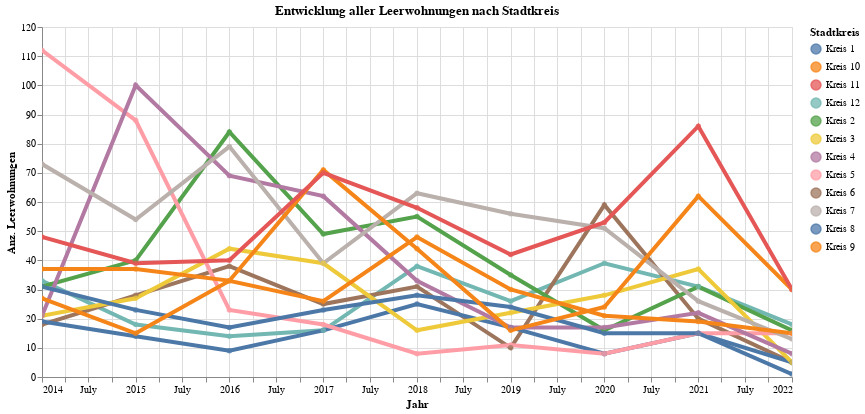

The cell this chart's notebook holds for it:
### Code cell
myTitle="Entwicklung aller Leerwohnungen nach Stadtkreis"

highlight = alt.selection(type='single', on='mouseover',
                          fields=['ProjStatus'], nearest=True)
#x='date:StichtagDatJahr',
base = alt.Chart(myAgg.reset_index().query('sum_AnzWhgLeer > 0'), title=myTitle).encode(
    x=alt.X('StichtagDatJahr', axis=alt.Axis(title='Jahr'))# , axis=alt.Axis(format='%', title='percentage')
    , y=alt.X('sum_AnzWhgLeer', axis=alt.Axis(title='Anz. Leerwohnungen'))
    , color=alt.Color('KreisLang', legend=alt.Legend(title="Stadtkreis", orient="right"))  
    , tooltip=['StichtagDatJahr', 'KreisSort', 'KreisLang','sum_AnzWhgLeer']    
)
points = base.mark_circle().encode(
    opacity=alt.value(0.75)
).add_selection(
    highlight
).properties(
    width=750 , height=350
)
lines = base.mark_line().encode(
    size=alt.condition(~highlight, alt.value(0.9), alt.value(4))
).interactive()

lines + points

### Figure 1 — Vega-Lite specification as saved in the notebook (floating-point values rounded to 4 significant figures)
{"config": {"view": {"continuousWidth": 400, "continuousHeight": 300}}, "layer": [{"mark": "line", "encoding": {"color": {"type": "nominal", "field": "KreisLang", "legend": {"orient": "right", "title": "Stadtkreis"}}, "size": {"condition": {"value": 0.9, "selection": {"not": "selector007"}}, "value": 4}, "tooltip": [{"type": "temporal", "field": "StichtagDatJahr"}, {"type": "quantitative", "field": "KreisSort"}, {"type": "nominal", "field": "KreisLang"}, {"type": "quantitative", "field": "sum_AnzWhgLeer"}], "x": {"type": "temporal", "axis": {"title": "Jahr"}, "field": "StichtagDatJahr"}, "y": {"type": "quantitative", "axis": {"title": "Anz. Leerwohnungen"}, "field": "sum_AnzWhgLeer"}}, "selection": {"selector008": {"type": "interval", "bind": "scales", "encodings": ["x", "y"]}}, "title": "Entwicklung aller Leerwohnungen nach Stadtkreis"}, {"mark": "circle", "encoding": {"color": {"type": "nominal", "field": "KreisLang", "legend": {"orient": "right", "title": "Stadtkreis"}}, "opacity": {"value": 0.75}, "tooltip": [{"type": "temporal", "field": "StichtagDatJahr"}, {"type": "quantitative", "field": "KreisSort"}, {"type": "nominal", "field": "KreisLang"}, {"type": "quantitative", "field": "sum_AnzWhgLeer"}], "x": {"type": "temporal", "axis": {"title": "Jahr"}, "field": "StichtagDatJahr"}, "y": {"type": "quantitative", "axis": {"title": "Anz. Leerwohnungen"}, "field": "sum_AnzWhgLeer"}}, "height": 350, "selection": {"selector007": {"type": "single", "on": "mouseover", "fields": ["ProjStatus"], "nearest": true}}, "title": "Entwicklung aller Leerwohnungen nach Stadtkreis", "width": 750}], "data": {"name": "data-02bc7577797e117c6e505552ff57e761"}, "$schema": "https://vega.github.io/schema/vega-lite/v4.8.1.json", "datasets": {"data-02bc7577797e117c6e505552ff57e761": [{"StichtagDatJahr": "2022-01-01T00:00:00", "StichtagDatJahr_str": "2022-06-01", "KreisSort": 12, "KreisLang": "Kreis 12", "sum_AnzWhgLeer": 18}, {"StichtagDatJahr": "2022-01-01T00:00:00", "StichtagDatJahr_str": "2022-06-01", "KreisSort": 6, "KreisLang": "Kreis 6", "sum_AnzWhgLeer": 5}, {"StichtagDatJahr": "2022-01-01T00:00:00", "StichtagDatJahr_str": "2022-06-01", "KreisSort": 1, "KreisLang": "Kreis 1", "sum_AnzWhgLeer": 5}, {"StichtagDatJahr": "2022-01-01T00:00:00", "StichtagDatJahr_str": "2022-06-01", "KreisSort": 2, "KreisLang": "Kreis 2", "sum_AnzWhgLeer": 16}, {"StichtagDatJahr": "2022-01-01T00:00:00", "StichtagDatJahr_str": "2022-06-01", "KreisSort": 3, "KreisLang": "Kreis 3", "sum_AnzWhgLeer": 5}, {"StichtagDatJahr": "2022-01-01T00:00:00", "StichtagDatJahr_str": "2022-06-01", "KreisSort": 5, "KreisLang": "Kreis 5", "sum_AnzWhgLeer": 15}, {"StichtagDatJahr": "2022-01-01T00:00:00", "StichtagDatJahr_str": "2022-06-01", "KreisSort": 4, "KreisLang": "Kreis 4", "sum_AnzWhgLeer": 8}, {"StichtagDatJahr": "2022-01-01T00:00:00", "StichtagDatJahr_str": "2022-06-01", "KreisSort": 7, "KreisLang": "Kreis 7", "sum_AnzWhgLeer": 13}, {"StichtagDatJahr": "2022-01-01T00:00:00", "StichtagDatJahr_str": "2022-06-01", "KreisSort": 8, "KreisLang": "Kreis 8", "sum_AnzWhgLeer": 1}, {"StichtagDatJahr": "2022-01-01T00:00:00", "StichtagDatJahr_str": "2022-06-01", "KreisSort": 9, "KreisLang": "Kreis 9", "sum_AnzWhgLeer": 30}, {"StichtagDatJahr": "2022-01-01T00:00:00", "StichtagDatJahr_str": "2022-06-01", "KreisSort": 10, "KreisLang": "Kreis 10", "sum_AnzWhgLeer": 15}, {"StichtagDatJahr": "2022-01-01T00:00:00", "StichtagDatJahr_str": "2022-06-01", "KreisSort": 11, "KreisLang": "Kreis 11", "sum_AnzWhgLeer": 30}, {"StichtagDatJahr": "2021-01-01T00:00:00", "StichtagDatJahr_str": "2021-06-01", "KreisSort": 6, "KreisLang": "Kreis 6", "sum_AnzWhgLeer": 20}, {"StichtagDatJahr": "2021-01-01T00:00:00", "StichtagDatJahr_str": "2021-06-01", "KreisSort": 1, "KreisLang": "Kreis 1", "sum_AnzWhgLeer": 15}, {"StichtagDatJahr": "2021-01-01T00:00:00", "StichtagDatJahr_str": "2021-06-01", "KreisSort": 2, "KreisLang": "Kreis 2", "sum_AnzWhgLeer": 31}, {"StichtagDatJahr": "2021-01-01T00:00:00", "StichtagDatJahr_str": "2021-06-01", "KreisSort": 3, "KreisLang": "Kreis 3", "sum_AnzWhgLeer": 37}, {"StichtagDatJahr": "2021-01-01T00:00:00", "StichtagDatJahr_str": "2021-06-01", "KreisSort": 4, "KreisLang": "Kreis 4", "sum_AnzWhgLeer": 22}, {"StichtagDatJahr": "2021-01-01T00:00:00", "StichtagDatJahr_str": "2021-06-01", "KreisSort": 5, "KreisLang": "Kreis 5", "sum_AnzWhgLeer": 15}, {"StichtagDatJahr": "2021-01-01T00:00:00", "StichtagDatJahr_str": "2021-06-01", "KreisSort": 10, "KreisLang": "Kreis 10", "sum_AnzWhgLeer": 19}, {"StichtagDatJahr": "2021-01-01T00:00:00", "StichtagDatJahr_str": "2021-06-01", "KreisSort": 7, "KreisLang": "Kreis 7", "sum_AnzWhgLeer": 26}, {"StichtagDatJahr": "2021-01-01T00:00:00", "StichtagDatJahr_str": "2021-06-01", "KreisSort": 8, "KreisLang": "Kreis 8", "sum_AnzWhgLeer": 15}, {"StichtagDatJahr": "2021-01-01T00:00:00", "StichtagDatJahr_str": "2021-06-01", "KreisSort": 9, "KreisLang": "Kreis 9", "sum_AnzWhgLeer": 62}, {"StichtagDatJahr": "2021-01-01T00:00:00", "StichtagDatJahr_str": "2021-06-01", "KreisSort": 11, "KreisLang": "Kreis 11", "sum_AnzWhgLeer": 86}, {"StichtagDatJahr": "2021-01-01T00:00:00", "StichtagDatJahr_str": "2021-06-01", "KreisSort": 12, "KreisLang": "Kreis 12", "sum_AnzWhgLeer": 31}, {"StichtagDatJahr": "2020-01-01T00:00:00", "StichtagDatJahr_str": "2020-06-01", "KreisSort": 6, "KreisLang": "Kreis 6", "sum_AnzWhgLeer": 59}, {"StichtagDatJahr": "2020-01-01T00:00:00", "StichtagDatJahr_str": "2020-06-01", "KreisSort": 1, "KreisLang": "Kreis 1", "sum_AnzWhgLeer": 8}, {"StichtagDatJahr": "2020-01-01T00:00:00", "StichtagDatJahr_str": "2020-06-01", "KreisSort": 2, "KreisLang": "Kreis 2", "sum_AnzWhgLeer": 16}, {"StichtagDatJahr": "2020-01-01T00:00:00", "StichtagDatJahr_str": "2020-06-01", "KreisSort": 3, "KreisLang": "Kreis 3", "sum_AnzWhgLeer": 28}, {"StichtagDatJahr": "2020-01-01T00:00:00", "StichtagDatJahr_str": "2020-06-01", "KreisSort": 4, "KreisLang": "Kreis 4", "sum_AnzWhgLeer": 17}, {"StichtagDatJahr": "2020-01-01T00:00:00", "StichtagDatJahr_str": "2020-06-01", "KreisSort": 5, "KreisLang": "Kreis 5", "sum_AnzWhgLeer": 8}, {"StichtagDatJahr": "2020-01-01T00:00:00", "StichtagDatJahr_str": "2020-06-01", "KreisSort": 11, "KreisLang": "Kreis 11", "sum_AnzWhgLeer": 53}, {"StichtagDatJahr": "2020-01-01T00:00:00", "StichtagDatJahr_str": "2020-06-01", "KreisSort": 7, "KreisLang": "Kreis 7", "sum_AnzWhgLeer": 51}, {"StichtagDatJahr": "2020-01-01T00:00:00", "StichtagDatJahr_str": "2020-06-01", "KreisSort": 8, "KreisLang": "Kreis 8", "sum_AnzWhgLeer": 15}, {"StichtagDatJahr": "2020-01-01T00:00:00", "StichtagDatJahr_str": "2020-06-01", "KreisSort": 9, "KreisLang": "Kreis 9", "sum_AnzWhgLeer": 24}, {"StichtagDatJahr": "2020-01-01T00:00:00", "StichtagDatJahr_str": "2020-06-01", "KreisSort": 10, "KreisLang": "Kreis 10", "sum_AnzWhgLeer": 21}, {"StichtagDatJahr": "2020-01-01T00:00:00", "StichtagDatJahr_str": "2020-06-01", "KreisSort": 12, "KreisLang": "Kreis 12", "sum_AnzWhgLeer": 39}, {"StichtagDatJahr": "2019-01-01T00:00:00", "StichtagDatJahr_str": "2019-06-01", "KreisSort": 1, "KreisLang": "Kreis 1", "sum_AnzWhgLeer": 17}, {"StichtagDatJahr": "2019-01-01T00:00:00", "StichtagDatJahr_str": "2019-06-01", "KreisSort": 2, "KreisLang": "Kreis 2", "sum_AnzWhgLeer": 35}, {"StichtagDatJahr": "2019-01-01T00:00:00", "StichtagDatJahr_str": "2019-06-01", "KreisSort": 3, "KreisLang": "Kreis 3", "sum_AnzWhgLeer": 22}, {"StichtagDatJahr": "2019-01-01T00:00:00", "StichtagDatJahr_str": "2019-06-01", "KreisSort": 4, "KreisLang": "Kreis 4", "sum_AnzWhgLeer": 17}, {"StichtagDatJahr": "2019-01-01T00:00:00", "StichtagDatJahr_str": "2019-06-01", "KreisSort": 5, "KreisLang": "Kreis 5", "sum_AnzWhgLeer": 11}, {"StichtagDatJahr": "2019-01-01T00:00:00", "StichtagDatJahr_str": "2019-06-01", "KreisSort": 6, "KreisLang": "Kreis 6", "sum_AnzWhgLeer": 10}, {"StichtagDatJahr": "2019-01-01T00:00:00", "StichtagDatJahr_str": "2019-06-01", "KreisSort": 7, "KreisLang": "Kreis 7", "sum_AnzWhgLeer": 56}, {"StichtagDatJahr": "2019-01-01T00:00:00", "StichtagDatJahr_str": "2019-06-01", "KreisSort": 8, "KreisLang": "Kreis 8", "sum_AnzWhgLeer": 24}, {"StichtagDatJahr": "2019-01-01T00:00:00", "StichtagDatJahr_str": "2019-06-01", "KreisSort": 9, "KreisLang": "Kreis 9", "sum_AnzWhgLeer": 16}, {"StichtagDatJahr": "2019-01-01T00:00:00", "StichtagDatJahr_str": "2019-06-01", "KreisSort": 10, "KreisLang": "Kreis 10", "sum_AnzWhgLeer": 30}, {"StichtagDatJahr": "2019-01-01T00:00:00", "StichtagDatJahr_str": "2019-06-01", "KreisSort": 11, "KreisLang": "Kreis 11", "sum_AnzWhgLeer": 42}, {"StichtagDatJahr": "2019-01-01T00:00:00", "StichtagDatJahr_str": "2019-06-01", "KreisSort": 12, "KreisLang": "Kreis 12", "sum_AnzWhgLeer": 26}, {"StichtagDatJahr": "2018-01-01T00:00:00", "StichtagDatJahr_str": "2018-06-01", "KreisSort": 8, "KreisLang": "Kreis 8", "sum_AnzWhgLeer": 28}, {"StichtagDatJahr": "2018-01-01T00:00:00", "StichtagDatJahr_str": "2018-06-01", "KreisSort": 12, "KreisLang": "Kreis 12", "sum_AnzWhgLeer": 38}, {"StichtagDatJahr": "2018-01-01T00:00:00", "StichtagDatJahr_str": "2018-06-01", "KreisSort": 11, "KreisLang": "Kreis 11", "sum_AnzWhgLeer": 58}, {"StichtagDatJahr": "2018-01-01T00:00:00", "StichtagDatJahr_str": "2018-06-01", "KreisSort": 10, "KreisLang": "Kreis 10", "sum_AnzWhgLeer": 48}, {"StichtagDatJahr": "2018-01-01T00:00:00", "StichtagDatJahr_str": "2018-06-01", "KreisSort": 9, "KreisLang": "Kreis 9", "sum_AnzWhgLeer": 44}, {"StichtagDatJahr": "2018-01-01T00:00:00", "StichtagDatJahr_str": "2018-06-01", "KreisSort": 7, "KreisLang": "Kreis 7", "sum_AnzWhgLeer": 63}, {"StichtagDatJahr": "2018-01-01T00:00:00", "StichtagDatJahr_str": "2018-06-01", "KreisSort": 5, "KreisLang": "Kreis 5", "sum_AnzWhgLeer": 8}, {"StichtagDatJahr": "2018-01-01T00:00:00", "StichtagDatJahr_str": "2018-06-01", "KreisSort": 4, "KreisLang": "Kreis 4", "sum_AnzWhgLeer": 33}, {"StichtagDatJahr": "2018-01-01T00:00:00", "StichtagDatJahr_str": "2018-06-01", "KreisSort": 3, "KreisLang": "Kreis 3", "sum_AnzWhgLeer": 16}, {"StichtagDatJahr": "2018-01-01T00:00:00", "StichtagDatJahr_str": "2018-06-01", "KreisSort": 2, "KreisLang": "Kreis 2", "sum_AnzWhgLeer": 55}, {"StichtagDatJahr": "2018-01-01T00:00:00", "StichtagDatJahr_str": "2018-06-01", "KreisSort": 1, "KreisLang": "Kreis 1", "sum_AnzWhgLeer": 25}, {"StichtagDatJahr": "2018-01-01T00:00:00", "StichtagDatJahr_str": "2018-06-01", "KreisSort": 6, "KreisLang": "Kreis 6", "sum_AnzWhgLeer": 31}, {"StichtagDatJahr": "2017-01-01T00:00:00", "StichtagDatJahr_str": "2017-06-01", "KreisSort": 7, "KreisLang": "Kreis 7", "sum_AnzWhgLeer": 39}, {"StichtagDatJahr": "2017-01-01T00:00:00", "StichtagDatJahr_str": "2017-06-01", "KreisSort": 6, "KreisLang": "Kreis 6", "sum_AnzWhgLeer": 25}, {"StichtagDatJahr": "2017-01-01T00:00:00", "StichtagDatJahr_str": "2017-06-01", "KreisSort": 1, "KreisLang": "Kreis 1", "sum_AnzWhgLeer": 16}, {"StichtagDatJahr": "2017-01-01T00:00:00", "StichtagDatJahr_str": "2017-06-01", "KreisSort": 2, "KreisLang": "Kreis 2", "sum_AnzWhgLeer": 49}, {"StichtagDatJahr": "2017-01-01T00:00:00", "StichtagDatJahr_str": "2017-06-01", "KreisSort": 3, "KreisLang": "Kreis 3", "sum_AnzWhgLeer": 39}, {"StichtagDatJahr": "2017-01-01T00:00:00", "StichtagDatJahr_str": "2017-06-01", "KreisSort": 4, "KreisLang": "Kreis 4", "sum_AnzWhgLeer": 62}, {"StichtagDatJahr": "2017-01-01T00:00:00", "StichtagDatJahr_str": "2017-06-01", "KreisSort": 5, "KreisLang": "Kreis 5", "sum_AnzWhgLeer": 18}, {"StichtagDatJahr": "2017-01-01T00:00:00", "StichtagDatJahr_str": "2017-06-01", "KreisSort": 9, "KreisLang": "Kreis 9", "sum_AnzWhgLeer": 71}, {"StichtagDatJahr": "2017-01-01T00:00:00", "StichtagDatJahr_str": "2017-06-01", "KreisSort": 8, "KreisLang": "Kreis 8", "sum_AnzWhgLeer": 23}, {"StichtagDatJahr": "2017-01-01T00:00:00", "StichtagDatJahr_str": "2017-06-01", "KreisSort": 10, "KreisLang": "Kreis 10", "sum_AnzWhgLeer": 26}, {"StichtagDatJahr": "2017-01-01T00:00:00", "StichtagDatJahr_str": "2017-06-01", "KreisSort": 11, "KreisLang": "Kreis 11", "sum_AnzWhgLeer": 70}, {"StichtagDatJahr": "2017-01-01T00:00:00", "StichtagDatJahr_str": "2017-06-01", "KreisSort": 12, "KreisLang": "Kreis 12", "sum_AnzWhgLeer": 16}, {"StichtagDatJahr": "2016-01-01T00:00:00", "StichtagDatJahr_str": "2016-06-01", "KreisSort": 2, "KreisLang": "Kreis 2", "sum_AnzWhgLeer": 84}, {"StichtagDatJahr": "2016-01-01T00:00:00", "StichtagDatJahr_str": "2016-06-01", "KreisSort": 3, "KreisLang": "Kreis 3", "sum_AnzWhgLeer": 44}, {"StichtagDatJahr": "2016-01-01T00:00:00", "StichtagDatJahr_str": "2016-06-01", "KreisSort": 4, "KreisLang": "Kreis 4", "sum_AnzWhgLeer": 69}, {"StichtagDatJahr": "2016-01-01T00:00:00", "StichtagDatJahr_str": "2016-06-01", "KreisSort": 1, "KreisLang": "Kreis 1", "sum_AnzWhgLeer": 9}, {"StichtagDatJahr": "2016-01-01T00:00:00", "StichtagDatJahr_str": "2016-06-01", "KreisSort": 6, "KreisLang": "Kreis 6", "sum_AnzWhgLeer": 38}, {"StichtagDatJahr": "2016-01-01T00:00:00", "StichtagDatJahr_str": "2016-06-01", "KreisSort": 5, "KreisLang": "Kreis 5", "sum_AnzWhgLeer": 23}, {"StichtagDatJahr": "2016-01-01T00:00:00", "StichtagDatJahr_str": "2016-06-01", "KreisSort": 8, "KreisLang": "Kreis 8", "sum_AnzWhgLeer": 17}, {"StichtagDatJahr": "2016-01-01T00:00:00", "StichtagDatJahr_str": "2016-06-01", "KreisSort": 7, "KreisLang": "Kreis 7", "sum_AnzWhgLeer": 79}, {"StichtagDatJahr": "2016-01-01T00:00:00", "StichtagDatJahr_str": "2016-06-01", "KreisSort": 9, "KreisLang": "Kreis 9", "sum_AnzWhgLeer": 33}, {"StichtagDatJahr": "2016-01-01T00:00:00", "StichtagDatJahr_str": "2016-06-01", "KreisSort": 10, "KreisLang": "Kreis 10", "sum_AnzWhgLeer": 33}, {"StichtagDatJahr": "2016-01-01T00:00:00", "StichtagDatJahr_str": "2016-06-01", "KreisSort": 11, "KreisLang": "Kreis 11", "sum_AnzWhgLeer": 40}, {"StichtagDatJahr": "2016-01-01T00:00:00", "StichtagDatJahr_str": "2016-06-01", "KreisSort": 12, "KreisLang": "Kreis 12", "sum_AnzWhgLeer": 14}, {"StichtagDatJahr": "2015-01-01T00:00:00", "StichtagDatJahr_str": "2015-06-01", "KreisSort": 6, "KreisLang": "Kreis 6", "sum_AnzWhgLeer": 28}, {"StichtagDatJahr": "2015-01-01T00:00:00", "StichtagDatJahr_str": "2015-06-01", "KreisSort": 1, "KreisLang": "Kreis 1", "sum_AnzWhgLeer": 14}, {"StichtagDatJahr": "2015-01-01T00:00:00", "StichtagDatJahr_str": "2015-06-01", "KreisSort": 2, "KreisLang": "Kreis 2", "sum_AnzWhgLeer": 40}, {"StichtagDatJahr": "2015-01-01T00:00:00", "StichtagDatJahr_str": "2015-06-01", "KreisSort": 3, "KreisLang": "Kreis 3", "sum_AnzWhgLeer": 27}, {"StichtagDatJahr": "2015-01-01T00:00:00", "StichtagDatJahr_str": "2015-06-01", "KreisSort": 4, "KreisLang": "Kreis 4", "sum_AnzWhgLeer": 100}, {"StichtagDatJahr": "2015-01-01T00:00:00", "StichtagDatJahr_str": "2015-06-01", "KreisSort": 5, "KreisLang": "Kreis 5", "sum_AnzWhgLeer": 88}, {"StichtagDatJahr": "2015-01-01T00:00:00", "StichtagDatJahr_str": "2015-06-01", "KreisSort": 7, "KreisLang": "Kreis 7", "sum_AnzWhgLeer": 54}, {"StichtagDatJahr": "2015-01-01T00:00:00", "StichtagDatJahr_str": "2015-06-01", "KreisSort": 8, "KreisLang": "Kreis 8", "sum_AnzWhgLeer": 23}, {"StichtagDatJahr": "2015-01-01T00:00:00", "StichtagDatJahr_str": "2015-06-01", "KreisSort": 9, "KreisLang": "Kreis 9", "sum_AnzWhgLeer": 37}, {"StichtagDatJahr": "2015-01-01T00:00:00", "StichtagDatJahr_str": "2015-06-01", "KreisSort": 10, "KreisLang": "Kreis 10", "sum_AnzWhgLeer": 15}, {"StichtagDatJahr": "2015-01-01T00:00:00", "StichtagDatJahr_str": "2015-06-01", "KreisSort": 11, "KreisLang": "Kreis 11", "sum_AnzWhgLeer": 39}, {"StichtagDatJahr": "2015-01-01T00:00:00", "StichtagDatJahr_str": "2015-06-01", "KreisSort": 12, "KreisLang": "Kreis 12", "sum_AnzWhgLeer": 18}, {"StichtagDatJahr": "2014-01-01T00:00:00", "StichtagDatJahr_str": "2014-06-01", "KreisSort": 7, "KreisLang": "Kreis 7", "sum_AnzWhgLeer": 73}, {"StichtagDatJahr": "2014-01-01T00:00:00", "StichtagDatJahr_str": "2014-06-01", "KreisSort": 3, "KreisLang": "Kreis 3", "sum_AnzWhgLeer": 21}, {"StichtagDatJahr": "2014-01-01T00:00:00", "StichtagDatJahr_str": "2014-06-01", "KreisSort": 4, "KreisLang": "Kreis 4", "sum_AnzWhgLeer": 21}, {"StichtagDatJahr": "2014-01-01T00:00:00", "StichtagDatJahr_str": "2014-06-01", "KreisSort": 5, "KreisLang": "Kreis 5", "sum_AnzWhgLeer": 112}, {"StichtagDatJahr": "2014-01-01T00:00:00", "StichtagDatJahr_str": "2014-06-01", "KreisSort": 6, "KreisLang": "Kreis 6", "sum_AnzWhgLeer": 18}, {"StichtagDatJahr": "2014-01-01T00:00:00", "StichtagDatJahr_str": "2014-06-01", "KreisSort": 2, "KreisLang": "Kreis 2", "sum_AnzWhgLeer": 31}, {"StichtagDatJahr": "2014-01-01T00:00:00", "StichtagDatJahr_str": "2014-06-01", "KreisSort": 8, "KreisLang": "Kreis 8", "sum_AnzWhgLeer": 31}, {"StichtagDatJahr": "2014-01-01T00:00:00", "StichtagDatJahr_str": "2014-06-01", "KreisSort": 9, "KreisLang": "Kreis 9", "sum_AnzWhgLeer": 37}, {"StichtagDatJahr": "2014-01-01T00:00:00", "StichtagDatJahr_str": "2014-06-01", "KreisSort": 10, "KreisLang": "Kreis 10", "sum_AnzWhgLeer": 27}, {"StichtagDatJahr": "2014-01-01T00:00:00", "StichtagDatJahr_str": "2014-06-01", "KreisSort": 11, "KreisLang": "Kreis 11", "sum_AnzWhgLeer": 48}, {"StichtagDatJahr": "2014-01-01T00:00:00", "StichtagDatJahr_str": "2014-06-01", "KreisSort": 12, "KreisLang": "Kreis 12", "sum_AnzWhgLeer": 33}, {"StichtagDatJahr": "2014-01-01T00:00:00", "StichtagDatJahr_str": "2014-06-01", "KreisSort": 1, "KreisLang": "Kreis 1", "sum_AnzWhgLeer": 19}]}}
